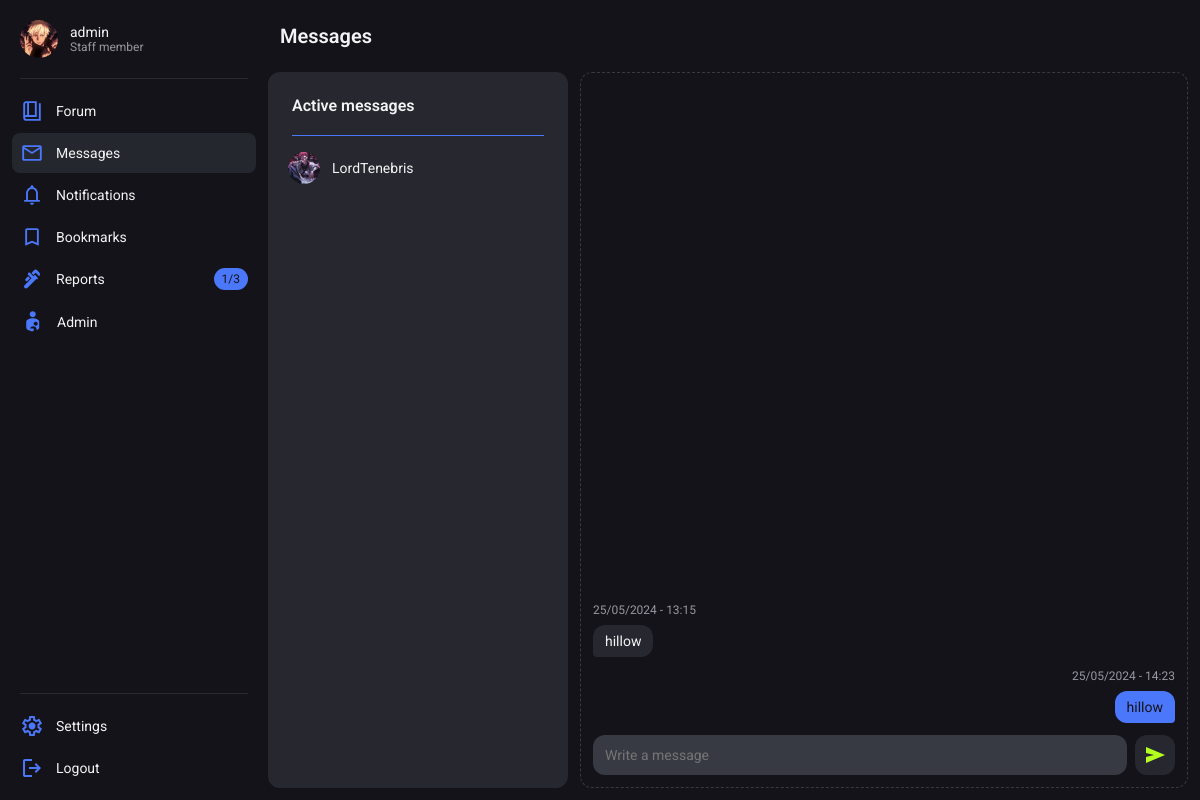
The page /message/2/ (signed in) on the database as committed earlier.
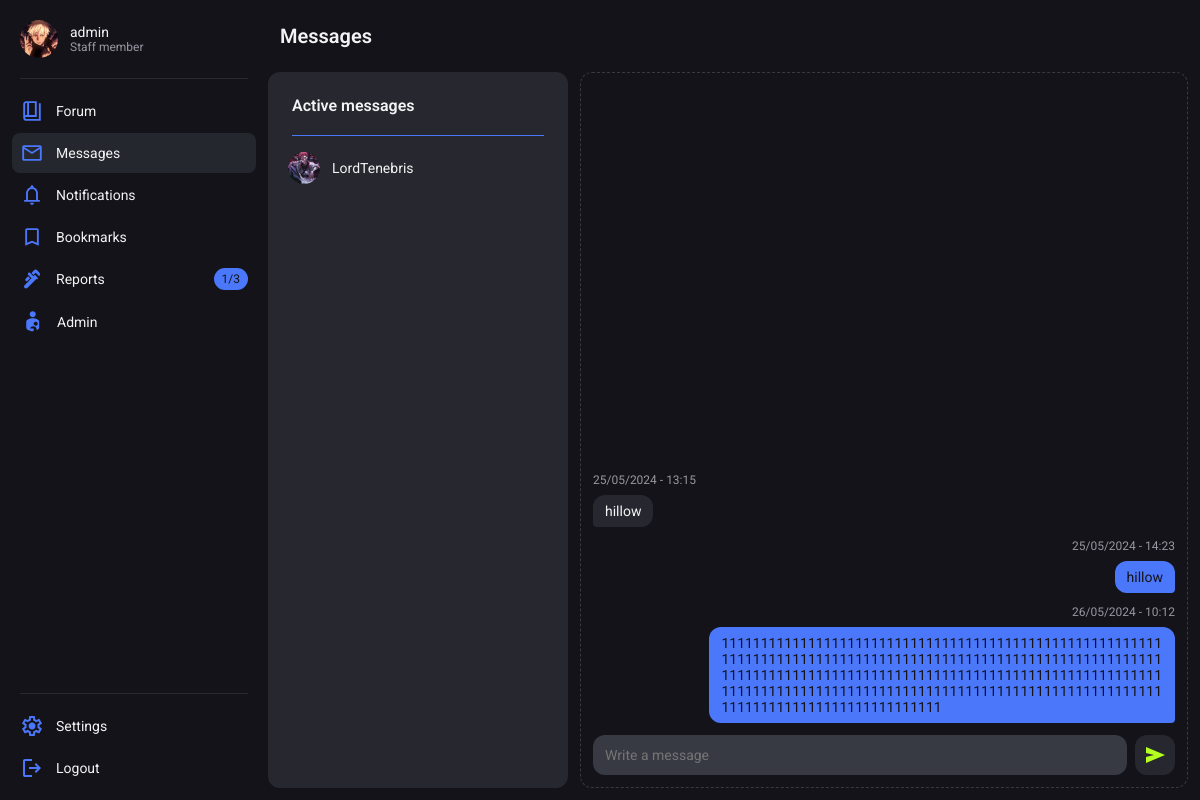
The same page on the database as committed later.
### profile_messages/models.py (models this page shows, shortened)
class Dialog(models.Model):
    user_1 = models.ForeignKey(User, on_delete=models.CASCADE, related_name="dialog_user_1")
    user_2 = models.ForeignKey(User, on_delete=models.CASCADE, related_name="dialog_user_2")

class Private_Message(models.Model):
    dialog = models.ForeignKey(Dialog, on_delete=models.CASCADE)
    sender = models.ForeignKey(User, on_delete=models.CASCADE)
    receiver = models.ForeignKey(User, on_delete=models.CASCADE, related_name="message_receiver")
    content = models.TextField()
    is_visible = models.BooleanField(default=True) #unused
    deleted_by = models.ForeignKey(User, on_delete=models.SET_NULL, blank=True, null=True, related_name="PM_deleted_by") #unused
    invis_reason = models.TextField(blank=True, null=True) #unused
    is_read = models.BooleanField(default=False)
    time_created = models.DateTimeField(default=datetime.now())
    time_changed = models.DateTimeField(null=True, blank=True) #unused

### users/models.py (models this page shows, shortened)
class Profile(models.Model):
    user = models.OneToOneField(User, on_delete=models.CASCADE)
    title = models.CharField(max_length=100, null=True, blank=True, default="Member")
    info = models.CharField(max_length=200, null=True, blank=True)
    profile_picture = models.CharField(max_length=225, null=True, blank=True, default="default.svg")
    warnings = models.SmallIntegerField(default=0)
    active_notifications = models.IntegerField(default=0)
    is_banned = models.BooleanField(default=False)
    banned_by = models.ForeignKey(User, related_name='banned_by', null=True, blank=True, on_delete=models.SET_NULL)
    ban_reason = models.TextField(null=True, blank=True)
    ban_time = models.DateTimeField(null=True, blank=True)

### profile_messages/views.py (the view)
# urls.py: path('<int:id>/', messages_dialog, name="messages_dialog"),
@login_required
def messages_dialog(request, id):
    user = request.user
    if id != user.id:
        try:
            account = User.objects.get(id=id)
        except:
            return render (request, 'error.html', {'error_str':base_strings.ERRORS['user_not_found']})
        dialogs = Dialog.objects.filter(
            Q(user_1=user) |
            Q(user_2=user)
        ).annotate(latest_msg=Max('private_message__id')).order_by('-latest_msg')
        try:
            dialog = Dialog.objects.get(
                Q(user_1=user, user_2=account) |
                Q(user_2=user, user_1=account)
            )
        except:
                context = {
                'messages': False,
                'dialogs': dialogs,
                'account': account,
                'current_dialog':True
            }
                return render(request, 'messages.html', context)
        messages = Private_Message.objects.filter(
            Q(sender=user, receiver=account) |
            Q(receiver=user, sender=account)
        ).order_by('-id')
        unread_msg = Private_Message.objects.filter(receiver=user, dialog=dialog, is_read=False)
        for msg in unread_msg:
            msg.is_read = True
            msg.save()
        context = {
            'messages':messages,
            'account': account,
            'dialogs': dialogs,
            'current_dialog': dialog
        }
        return render(request, 'messages.html', context)
    else:
        return render(request, 'error.html')

### users/chat_processor.py (called while the page is built, shortened)
def profile_processor(request):
    chat_data = {}
    return chat_data

### profile_messages/templates/messages.html (shortened to what the changed rows need)
{% extends 'base.html' %}
{% block style %}
    {% load static %}
    <link rel="stylesheet" href="{% static 'messages.css' %}">
    <link rel="stylesheet" href="{% static 'profile.css' %}">
    <link rel="stylesheet" href="{% static 'bookmarks.css' %}">
{% endblock %}
{% block header %}
    <header class="">
        <h2 class="title">Messages</h2>
    </header>
{% endblock %}
{% block content %}
    <div class="wrapper mainMessageView">
        <div class="container avalibleMessagesContainer">
            <div class="cardHeader">
                <h2 class="cardTitle">Active messages</h2>
            </div>
            {% for dialog in dialogs %}
                {% if dialog.user_1 == request.user %}
                    <a class="wrapper avalibleMessageCard" href="{% url 'messages_dialog' dialog.user_2.id %}">
                        {% if request.user == dialog.user_1 %}
                            <img class="avalibleMessageCardProfilePicture" src="{{ media_url }}{{dialog.user_2.profile.profile_picture}}" alt="">
                            <span class="text">{{dialog.user_2}}</span>
                            {% else %}
                            <img class="avalibleMessageCardProfilePicture" src="{{ media_url }}{{dialog.user_1.profile.profile_picture}}" alt="">
                            <span class="text">{{dialog.user_1}}</span>
                        {% endif %}
                    </a>
                    {% else %}
                    <a class="wrapper avalibleMessageCard" href="{% url 'messages_dialog' dialog.user_1.id %}">
                        {% if request.user == dialog.user_1 %}
                            <img class="avalibleMessageCardProfilePicture" src="{{ media_url }}{{dialog.user_2.profile.profile_picture}}" alt="">
                            <span class="text">{{dialog.user_2}}</span>
                            {% else %}
                            <img class="avalibleMessageCardProfilePicture" src="{{ media_url }}{{dialog.user_1.profile.profile_picture}}" alt="">
                            <span class="text">{{dialog.user_1}}</span>
                        {% endif %}
                    </a>
                    {% endif %}
            {% endfor %}
        </div>
        {% if current_dialog %}
            <div class="container messageView">
                <div class="container messageLoop">
                    {% if messages %}
                        {% for msg in messages %}
                            {% if msg.sender == request.user %}
                                <div class="container messageContainer senderMessageContainer">
                                    <div class="wrapper messageMetaContainer senderMessageMetaContainer">
                                        <p class="meta">{{ msg.time_created|date:"d/m/Y - H:i" }}</p>
                                    </div>
                                    <p class="message senderMessage">{{ msg.content }}</p>
                                </div>
                            {% else %}
                                <div class="container messageContainer receiverMessageContainer">
                                    <div class="wrapper messageMetaContainer">
                                        <p class="meta">{{ msg.time_created|date:"d/m/Y - H:i" }}</p>
                                    </div>
                                    <p class="message receiverMessage">{{ msg.content }}</p>
                                </div>
                            {% endif %}
                        {% endfor %}
                    {% else %}
                    <div class="container NoContentBanner">
                        <h2 class="title">No chat history</h2>
                        <p class="text">Start new conversation with {{ account.username }}</p>
                    </div>
                    {% endif %}
                </div>
            </div>
            {% else %}
            <div class="container NoContentBanner">
                <h2 class="title">No active dialogs</h2>
                <p class="text">Select one of your dialogs to view messages</p>
            </div>
        {% endif %}
    </div>
{% endblock %}

Rows that differ between the two databases and show on the page:
added Private_Message: time_created "26/05/2024 - 10:12", content "111111111111111111111111111111111111111111111111111111111111111111111111111111111111111111111111111111111111111111111111111111111111111111111111111111111111111111111111111111111111111111111111111111111111111111111111111111111111111111111111111111111111"
